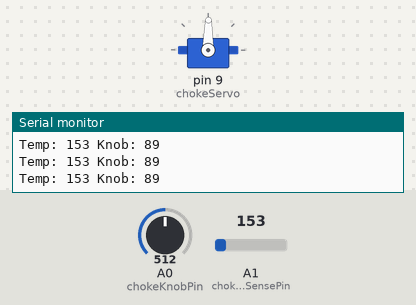
A sketch run on a simulated Arduino Uno, built with avr-gcc and run on an emulated ATmega328P. Parts: servo, the last lines printed to the serial monitor. The inputs (shaded band) are chosen by the test bench; at power-on: A0 (chokeKnobPin) = 512, A1 (chokeTempSensePin) = 153.

Above: at 1.2 s.
1.3 s: A0 (chokeKnobPin) set to 716
At 2.5 s:
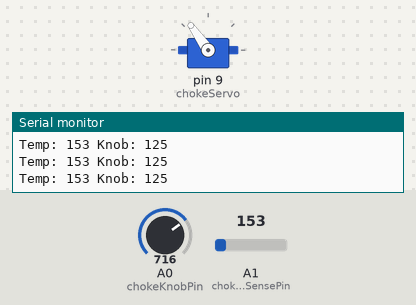
2.8 s: A0 (chokeKnobPin) set to 900
At 3.4 s:
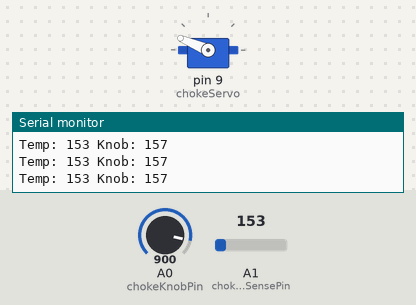
4.3 s: A0 (chokeKnobPin) set to 1023
At 4.7 s:
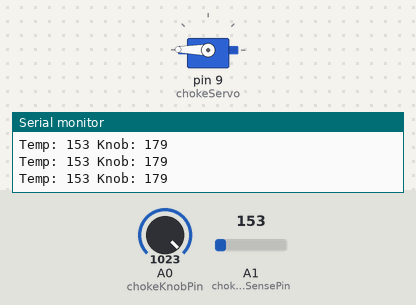
5.8 s: A0 (chokeKnobPin) set to 306
At 6.7 s:
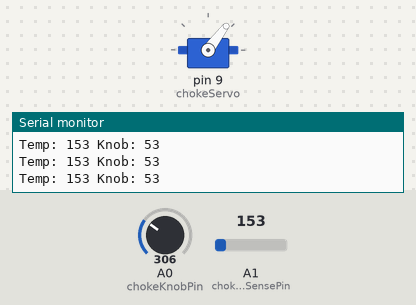
7.3 s: A0 (chokeKnobPin) set to 61
At 7.9 s:
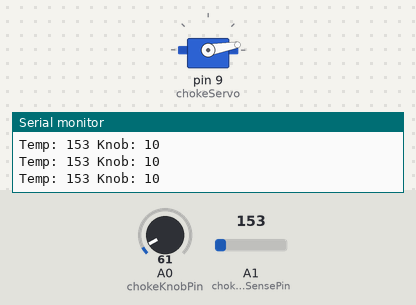
8.8 s: A0 (chokeKnobPin) set to 51
At 9.9 s:
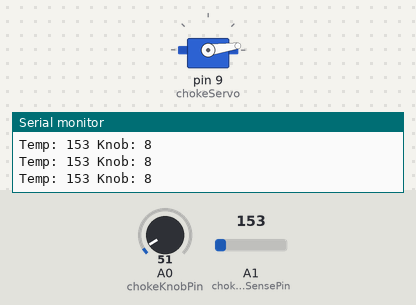
Timing chart, 0 to 11.3 s (numbered marks = the images above; inputs shaded):
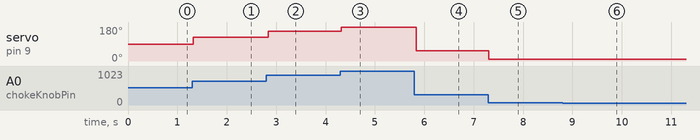

The sketch:

ChokeController.ino
```cpp
// Control the choke position of a carbureted vehicle
// with a potentiometer and temp sensing with a TMP36
//
// TMP36 Digital Value 140 ~ 65F

#include <Servo.h>

int chokeTempSensePin = 1; // choke temperature sensor pin
int chokeTemp = 0;

Servo chokeServo;  // create servo object to control the choke servo
int chokeKnobPin = 0;  // analog pin used to connect the potentiometer
int chokeKnobValue;    // variable to read the value from the analog pin

void setup()
{
  // Setup Choke Servo on pin 9.
  chokeServo.attach(9);
  // Setup serial so we can monitor knob position and temp reading.
  Serial.begin(9600);
}

void loop()
{
  // Report the temp reading. We'll eventualy use this to help auto
  // control the choke position.
  chokeTemp = analogRead(chokeTempSensePin);
  Serial.print("Temp: ");
  Serial.print(chokeTemp, DEC);

  // Set the choke position based on the knob.
  chokeKnobValue = analogRead(chokeKnobPin);            // reads the value of the potentiometer (value between 0 and 1023)
  chokeKnobValue = map(chokeKnobValue, 0, 1023, 0, 179);     // scale it to use it with the servo (value between 0 and 180)
  chokeServo.write(chokeKnobValue);                  // sets the servo position according to the scaled value
  Serial.print(" Knob: ");
  Serial.print(chokeKnobValue, DEC);
  Serial.print("\n");

  delay(50);  // Wait a little bit, we don't need to run too fast.
}
```

Measured:
- after the input at 1.3 s, servo on pin 9 (chokeServo): 89° → 125° at once
- after the input at 2.8 s, servo on pin 9 (chokeServo): 125° → 157° at once
- after the input at 4.3 s, servo on pin 9 (chokeServo): 157° → 179° at once
- after the input at 5.8 s, servo on pin 9 (chokeServo): 179° → 53° at once
- after the input at 7.3 s, servo on pin 9 (chokeServo): 53° → 10° at once
- after the input at 8.8 s, servo on pin 9 (chokeServo): 10° → 8° at once
